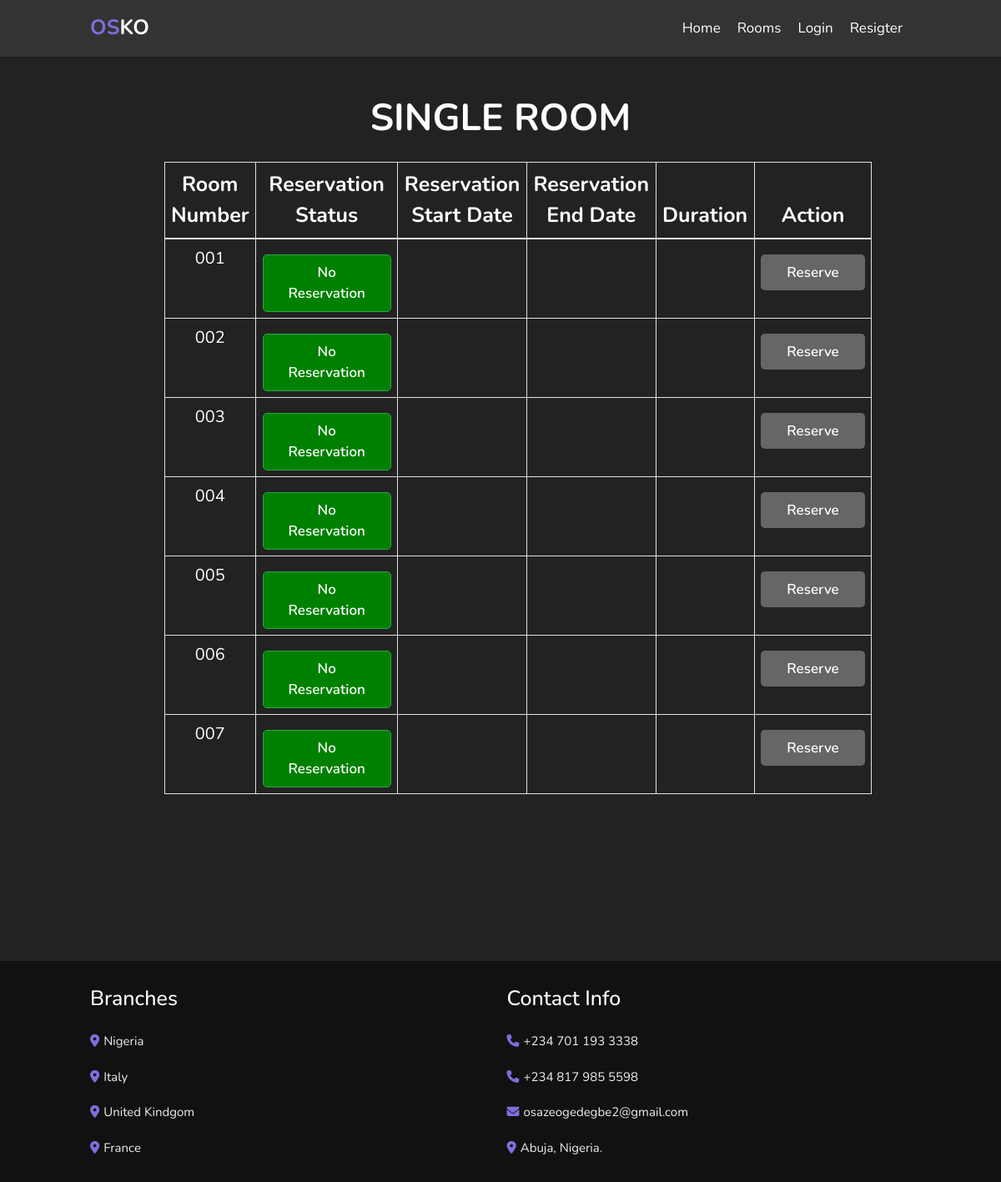
/reservation/room-type/1/, run on the app's committed database.
### hotel/models.py (models this page shows, shortened)
class RoomType(models.Model):
    type_id = models.IntegerField(primary_key=True)
    name = models.CharField(max_length=200)
    description = models.TextField(max_length=2000)
    price = models.IntegerField()
    image = models.ImageField(upload_to='images')

class Room(models.Model):
    room_id = models.IntegerField(default=True, primary_key=True)
    room_number = models.CharField(max_length=10)
    room_type = models.ForeignKey(RoomType, on_delete=models.CASCADE)
    is_available = models.BooleanField(default=True)
    is_occupied = models.BooleanField(default=False)

### reservation/views.py (the view)
# urls.py: path('room-type/<int:room_type_id>/', views.room_type_detail, name='room_type_detail'),
def room_type_detail(request, room_type_id):
    room_type = RoomType.objects.get(pk=room_type_id)
    rooms = Room.objects.filter(room_type=room_type)
    reservations = Reservation.objects.all()
    today = date.today()
    return render(request, 'room/room_type_detail.html', {'room_type': room_type, 'rooms': rooms})

### reservation/templates/room/room_type_detail.html (shortened to what this page needs)
{% extends "guest/base.html" %}
{% load static %}
{% block page_content %}
<section class="text-white">
    <br><br><br><br><br>
    <h1 class="heading">{{ room_type.name }}</h1>
    <table class="table table-bordered text-white writing text-center">
        <thead style="font-size: 25px;">
            <tr>
                <th>Room Number</th>
                <th>Reservation Status</th>
                <th>Reservation Start Date</th>
                <th>Reservation End Date</th>
                <th>Duration</th>
                <th>Action</th>
            </tr>
        </thead>
        <tbody style="font-size: 20px;">
            {% for room in rooms %}
            <tr>
                <td>{{ room.room_number }}</td>
                <td>
                    {% if room.reservation_set.exists %}
                    <button class="btn " style="background-color: rgb(66, 56, 56);">Reserved from</button>
                    {% else %}
                    <button class="btn btn-success" style="background-color: green;">No Reservation</button>
                    {% endif %}
                </td>
                <td>
                </td>
                <td>
                </td>
                <td>
                </td>
                <td>
                    <a href="{% url 'make_reservation' room_id=room.pk %}" class="btn">Reserve</a>
                </td>
            </tr>
            {% empty %}
            <tr>
                <td colspan="4">No rooms available for this room type.</td>
            </tr>
            {% endfor %}
        </tbody>
    </table>
</section>
<br><br><br><br><br><br><br><br><br><br>
{% endblock %}

### hotel/static/css/style.css (style rules this page uses)
:root { --main-color: #806ddd; }
* { font-family: 'Nunito', sans-serif; margin: 0; padding: 0; box-sizing: border-box; outline: none; border: none; text-decoration: none; transition: .2s linear; }
html { font-size: 62.5%; overflow-x: hidden; scroll-padding-top: 7rem; scroll-behavior: smooth; }
body { background: #222; }
section { padding: 2rem 9%; }
.btn { margin-top: 1rem; display: inline-block; padding: 0.8rem 3rem; font-size: 1.7rem; border-radius: 0.5rem; background: #666; color: #fff; cursor: pointer; font-weight: 600; }
.heading { text-align: center; padding-bottom: 2rem; color: #fff; font-size: 4.5rem; text-transform: uppercase; font-weight: bold; }

### data on the page
RoomType: name "SINGLE ROOM"
Room: room_number "001", shows "No Reservation"
Room: room_number "002", shows "No Reservation"
Room: room_number "003", shows "No Reservation"
Room: room_number "004", shows "No Reservation"
Room: room_number "005", shows "No Reservation"
Room: room_number "006", shows "No Reservation"
Room: room_number "007", shows "No Reservation"
